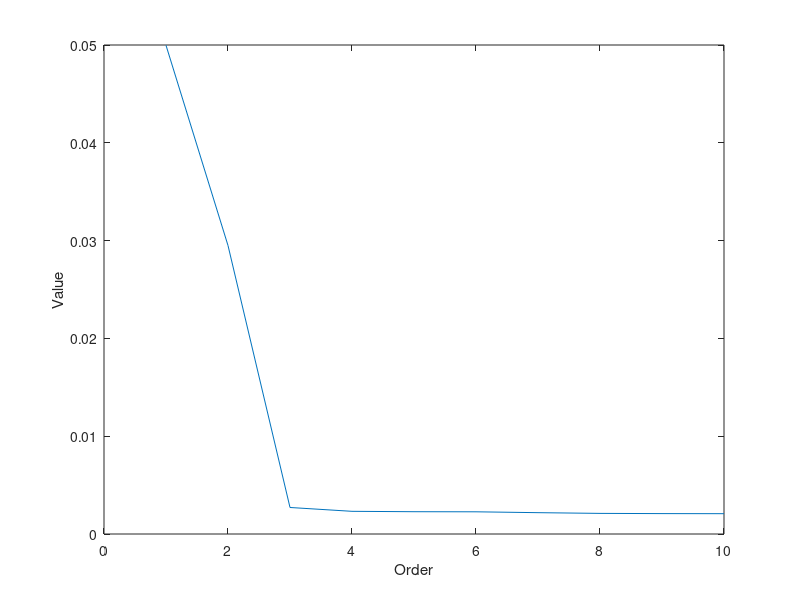

Reproduce this figure in MATLAB. (Note: this script raises an error after producing the figure.)
clear all
close all
clc

laserbeamdata = load('laserbeamdataN.mat');

y = laserbeamdata.y;
u = laserbeamdata.u;
Te = 1e-3; % sampling time

%%
N = length(y);
r = 9; %optimizes error

Y = [];
U = [];

for k=1:N-r
    Y = [Y, y(k:k+r)];
    U = [U, u(k:k+r)];
end


%% U orthogonal
U_orth = eye(N-r,N-r) - U'*pinv(U*U')*U;

Q = Y*U_orth;

thres = 0.01;
n = sum(svd(Q) > thres)

figure 
plot(svd(Q))
xlabel('Order')
ylabel('Value')

Or = Q(1:r,1:n);

C = Or(1,:);

A = pinv(Or(1:end-1,:))*Or(2:end,:);

%%

z = tf('z',Te);

F = C*inv((z*eye(size(A)))-A);

U_f = [];

for k = 1:size(F,2)
    U_f = [U_f lsim(F(k),u)];
end

%%
theta = pinv(U_f'*U_f)*U_f'*y;

yhat = U_f*theta;

%loss function
J = sum((y-yhat).^2)/N

%%
figure
plot(y), hold on
plot(yhat)

legend('real','approx')


